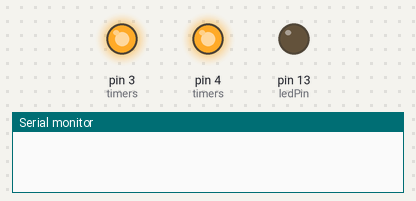
Simulated run of this sketch. Board: Arduino Uno, built with avr-gcc and run on an emulated ATmega328P. On the bench: output pins drawn as LEDs (lit = HIGH), the last lines printed to the serial monitor.

Above: at 0.5 s.
At 1.6 s:
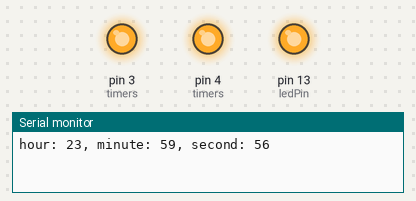
Timing chart, 0 to 5.5 s (numbered marks = the images above):
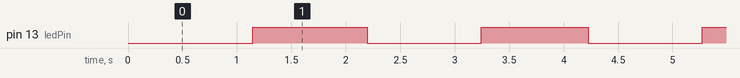

Measured:
- by itself, pin 13 (ledPin): goes HIGH 1.0 s, LOW 1.0 s, HIGH 0.99 s, LOW 1.0 s, HIGH 1.3 s, 58 × (LOW 1.0 s, HIGH 1.1 s), then LOW
- by itself, everything shown: repeats every 8.4 s, in 8 steps

The sketch:

tower_timer.ino
```cpp
//macros to set the time on program.
#define SECOND 55
#define MINUTE 59
#define HOUR   23

#define NUMBER_OF_TIMERS 2

int ledPin=13;


typedef struct {
  int gpio;
  int hour_on;
  int hour_off;
}timer_t;

int now=0;
int way_back_when=0;
int millisecond=0,minute=MINUTE,second=SECOND,hour=HOUR;

timer_t timers[2] = {
  {3,7,19},
  {4,5,21}
 };

void toggle_led(){
static int blan;
if(blan%2){
  digitalWrite(ledPin,LOW);
}else{
  digitalWrite(ledPin,HIGH);
}
blan++;
}

void check_timers(int h){
  for(int i=0;i<NUMBER_OF_TIMERS;i++){
    if(h>=timers[i].hour_on && h<timers[i].hour_off)
      digitalWrite(timers[i].gpio,LOW);
     else{
      digitalWrite(timers[i].gpio,HIGH);
     }
  }
}

void setup() {

Serial.begin(115200);
  // put your setup code here, to run once:
pinMode(ledPin, OUTPUT);

for(int i=0;i<NUMBER_OF_TIMERS;i++)
  pinMode(timers[i].gpio,OUTPUT);

check_timers(hour);
}

void loop() {
  char str[30];
  if(now!=way_back_when){
    way_back_when=now;
    millisecond++;
    if(millisecond>=978){
      second++;
           sprintf(str,"hour: %d, minute: %d, second: %d",hour,minute,second);
      Serial.println(str);

      toggle_led();
      millisecond=0;
      if(second>=59){
       /* for(int i=0;i<42;i++){
          while(now==way_back_when)
            now=millis();
          way_back_when = now;
        }*/
        minute++;
        second=0;
        millisecond=0;
        if(minute>=59){

          hour++;
          minute=0;
          if(hour==24)
            hour=0;
          check_timers(hour);
        }
      }
    }
  }
  now=millis();
}
```
